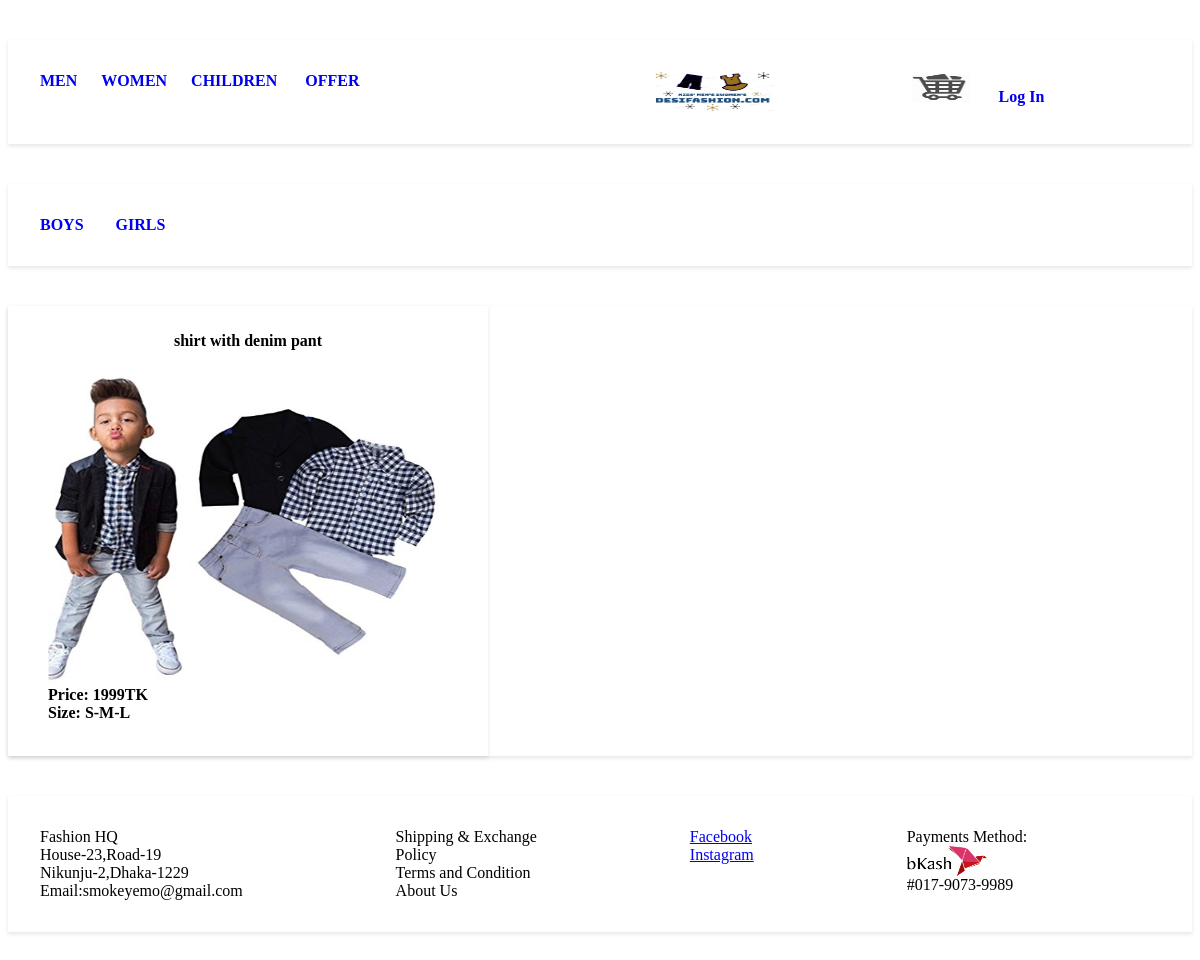
The app's page /boys.php with its own data.
### tables this page shows
CREATE TABLE `category` (
  `ct_id` int(10) NOT NULL,
  `ct_name` varchar(100) NOT NULL
);

CREATE TABLE `subcategory` (
  `sct_id` int(10) NOT NULL,
  `sct_name` varchar(100) NOT NULL,
  `ct_id` int(10) NOT NULL
);

CREATE TABLE `product` (
  `pid` int(10) NOT NULL,
  `pname` varchar(100) NOT NULL,
  `pquantity` int(10) NOT NULL,
  `pbuying_price` double NOT NULL,
  `pselling_price` double NOT NULL,
  `pdate` varchar(50) NOT NULL,
  `sct_id` int(10) NOT NULL,
  `psize` varchar(50) NOT NULL,
  `pdescrip` varchar(5000) NOT NULL
);

### db.php (called while the page is built, shortened)
<?php
class DB
{
	public function DB()
	{
		$this->host = "localhost";
		$this->user = "root";
		$this->pass = "";
		$this->dbname = "test";
		$this->con = mysqli_connect($this->host,$this->user,$this->pass,$this->dbname);
	}
}
?>

### index_model.php (called while the page is built, shortened)
<?php
require_once('db.php');
class IndexModel extends DB
{
	public function GetCategory()
	{
		$q = "select * from category";
		$r = mysqli_query($this->con,$q);
		return $r;
	}
	public function GetSubCategory($subcat)
	{
		$q = "SELECT * FROM subcategory WHERE ct_id=".$subcat;
		$r = mysqli_query($this->con,$q);
		return $r;
	}
	public function GetProductbysubcategory($p)
	{
		$q = "select psize,pdescrip,pname,pid,pbuying_price,pquantity,pselling_price,pdate,c.ct_name,s.sct_id,s.sct_name from product ,subcategory s,category c where product.sct_id=s.sct_id and c.ct_id=s.ct_id and s.sct_id=".$p." ORDER BY `pid` DESC";
		$r = mysqli_query($this->con,$q);
		return $r;
	}
}

### home.php (the view, shortened to what this page needs)
<?php
require_once('index_model.php');
class Home
{
	public static function Header($title="")
	{
	?>
		<html>
		<head><title>DesiFashion.com</title>
		<link rel="stylesheet" type="text/css" href="style.css"/>
		<link rel="stylesheet" type="text/css" href="style2.css"/>
		</head>
		<body>
		<div class="container">
		<section>
		<div class="menu">
		<?php
			$indObj = new IndexModel();
			$rs = $indObj->GetCategory();
			while($d = mysqli_fetch_assoc($rs))
			{
				echo "<a href='".$d["ct_name"].".php' style='text-decoration:none;'><span>".$d["ct_name"]."</span></a> &nbsp &nbsp &nbsp";
			}
		?>
		<a href="offer.php" style="text-decoration:none;"><span>OFFER</span></a>  &nbsp &nbsp &nbsp
		</div>
		<div class="grid3">
		<?php
		if($_SESSION['ut_id']==1)
		{
			echo "<a href='admin.php'><img src='HomepageIMG/logo.png' width='120px' height='40px'/></a>";
		}
		else
		{
			echo "<a href='index.php'><img src='HomepageIMG/logo.png' width='120px' height='40px'/></a>";
		}
		?>
		</div>
		<div class="grid4">
		<a href="cart.php" style="text-decoration:none;"><img src="HomepageIMG/cart.png" width="60px" height="30px"/></a> &nbsp  &nbsp  &nbsp
		<?php
		if(isset($_SESSION['uname'])!="" && $_SESSION['uid']!="" && $_SESSION['ut_id']!="")
		{
			echo "
			<div class='dropdown'>
			<button class='dropbtn'>".$_SESSION['uname']."</button>
			<div class='dropdown-content'>
			<a href='logout.php'>Log Out</a>
			</div>
			</div>";
		}
		else
		{
			echo "<a href='login.php' style='text-decoration:none;'><b>Log In</b> </a>";
		}
		?>
		</div>
		</section>
		</div>
		<?php
	}
		?>
		<?php
	public static function Subcategory($subcat)
	{
		?>
			<div class="nevigate">
			<section>
			<div class="catagory">
			<?php
			$indObj = new IndexModel();
			$rs = $indObj->GetSubCategory($subcat);
			while($d = mysqli_fetch_assoc($rs))
			{
				echo "<a href='".$d["sct_name"].".php' style='text-decoration:none;'>".$d["sct_name"]."</a>  &nbsp &nbsp &nbsp &nbsp";
			}
			?>
			</div>
			</section>
			</div>
		<?php
	}
		?>
		<?php
	public static function Productbysubcategory($p)
	{
		?>
			<div class="container2">
			<section>
			<?php
			$indObj = new IndexModel();
			$rs = $indObj->GetProductbysubcategory($p);
			while($d = mysqli_fetch_assoc($rs))
			{
				echo "<section><div class='img'><p valign='center' align='center'><b>".$d["pname"]."</b></p>
				<a href='productinfo.php?ct_name=".$d["ct_name"]."&pid=".$d["pid"]."'><img src='".$d["ct_name"]."/".$d["pid"].".jpg' width='100%' height='80%'/></a>
				<b>Price: ".$d["pselling_price"]."TK</b><br><b>Size: ".$d["psize"]."</b></div></section>";
			}
			?>
			</section>
			</div>
		<?php
	}
	public static function Footer()
	{
	?>
		<div class="footer">
		<section>
		<div class="grid1">
		<h>Fashion HQ</h><br/>
		<h>House-23,Road-19</h><br/>
		<h>Nikunju-2,Dhaka-1229</h><br/>
		<h>Email:smokeyemo@gmail.com</h>
		</div>
		<div class="gird2">
		<h>Shipping & Exchange</h><br/>
		<h>Policy</h><br/>
		<h>Terms and Condition</h><br/>
		<h>About Us</h>
		</div>
		<div class="grid3">
		<a href="https://www.facebook.com"><h>Facebook</h></a><br/>
		<a href="https://www.instagram.com/"><h>Instagram<h></a>
		</div>
		<div class ="grid4">
		Payments Method:</br>
		<img src="HomepageIMG/bkash.png" width="80px" height="30px"/></br>
		#017-9073-9989
		</div>
		</section>
		</div>
		</body>
		</html>
		<?php
	}
}

### style.css (style rules this page uses)
section { display: grid; grid-template-columns: auto auto auto auto; grid-gap: 20px; padding:40 px 0; }
.img { grid-column-start: 1; grid-column-end: 4; max-width:400px; max-height:400px; margin: 20 px auto; padding-top: 10px; padding-bottom:40px; padding-left:40px; padding-right:40px; background: white; box-shadow: 0 2px 4px rgba(0, 0, 0, 0.1); }
.nevigate { max-width:100%; max-height:40px; margin: 40px auto; padding: 32px; background: white; box-shadow: 0 2px 4px rgba(0, 0, 0, 0.1); }
.container { max-width:100%; max-height:40 px; margin: 40px auto; padding: 32px; background: white; box-shadow: 0 2px 4px rgba(0, 0, 0, 0.1); }
.footer { max-width:100%; max-height:50 px; margin: 40px auto; padding: 32px; background: white; box-shadow: 0 2px 4px rgba(0, 0, 0, 0.1); }
.menu { text-decoration:none; text-transform:uppercase; color:black; font-weight:bold; font-size:16px; grid-column-start: 1; grid-column-end: 2; }
.container2 { max-width:100%; margin: 0 px auto; padding: 32 px auto; background: white; box-shadow: 0 2px 4px rgba(0, 0, 0, 0.1); }
.grid4 { grid-column-start: 4; grid-column-end: 4; }
.grid1 { grid-column-start: 1; grid-column-end: 1; }
.grid3 { grid-column-start: 3; grid-column-end: 3; }
.catagory { grid-column-start:1; grid-column-end: 3; text-transform:uppercase; color:black; font-weight:bold; font-size:16px; }

### style2.css (style rules this page uses)
section { display: grid; grid-template-columns: auto auto auto auto; grid-gap: 20px; padding:40 px 0; }
.container2 { max-width:100%; max-height:40 px; }
.grid1 { grid-column-start: 1; grid-column-end: 1; }
.grid3 { grid-column-start: 3; grid-column-end: 3; }
.grid4 { grid-column-start: 4; grid-column-end: 4; }
.container { max-width:100%; max-height:40 px; margin: 40px auto; padding: 32px; background: white; box-shadow: 0 2px 4px rgba(0, 0, 0, 0.1); }

### records on screen
category: ct_name "MEN"
category: ct_name "WOMEN"
category: ct_name "CHILDREN"
subcategory: sct_name "BOYS"
subcategory: sct_name "GIRLS"
product: pname "shirt with denim pant", category.ct_name (picture), pselling_price "1999", psize "S-M-L"
